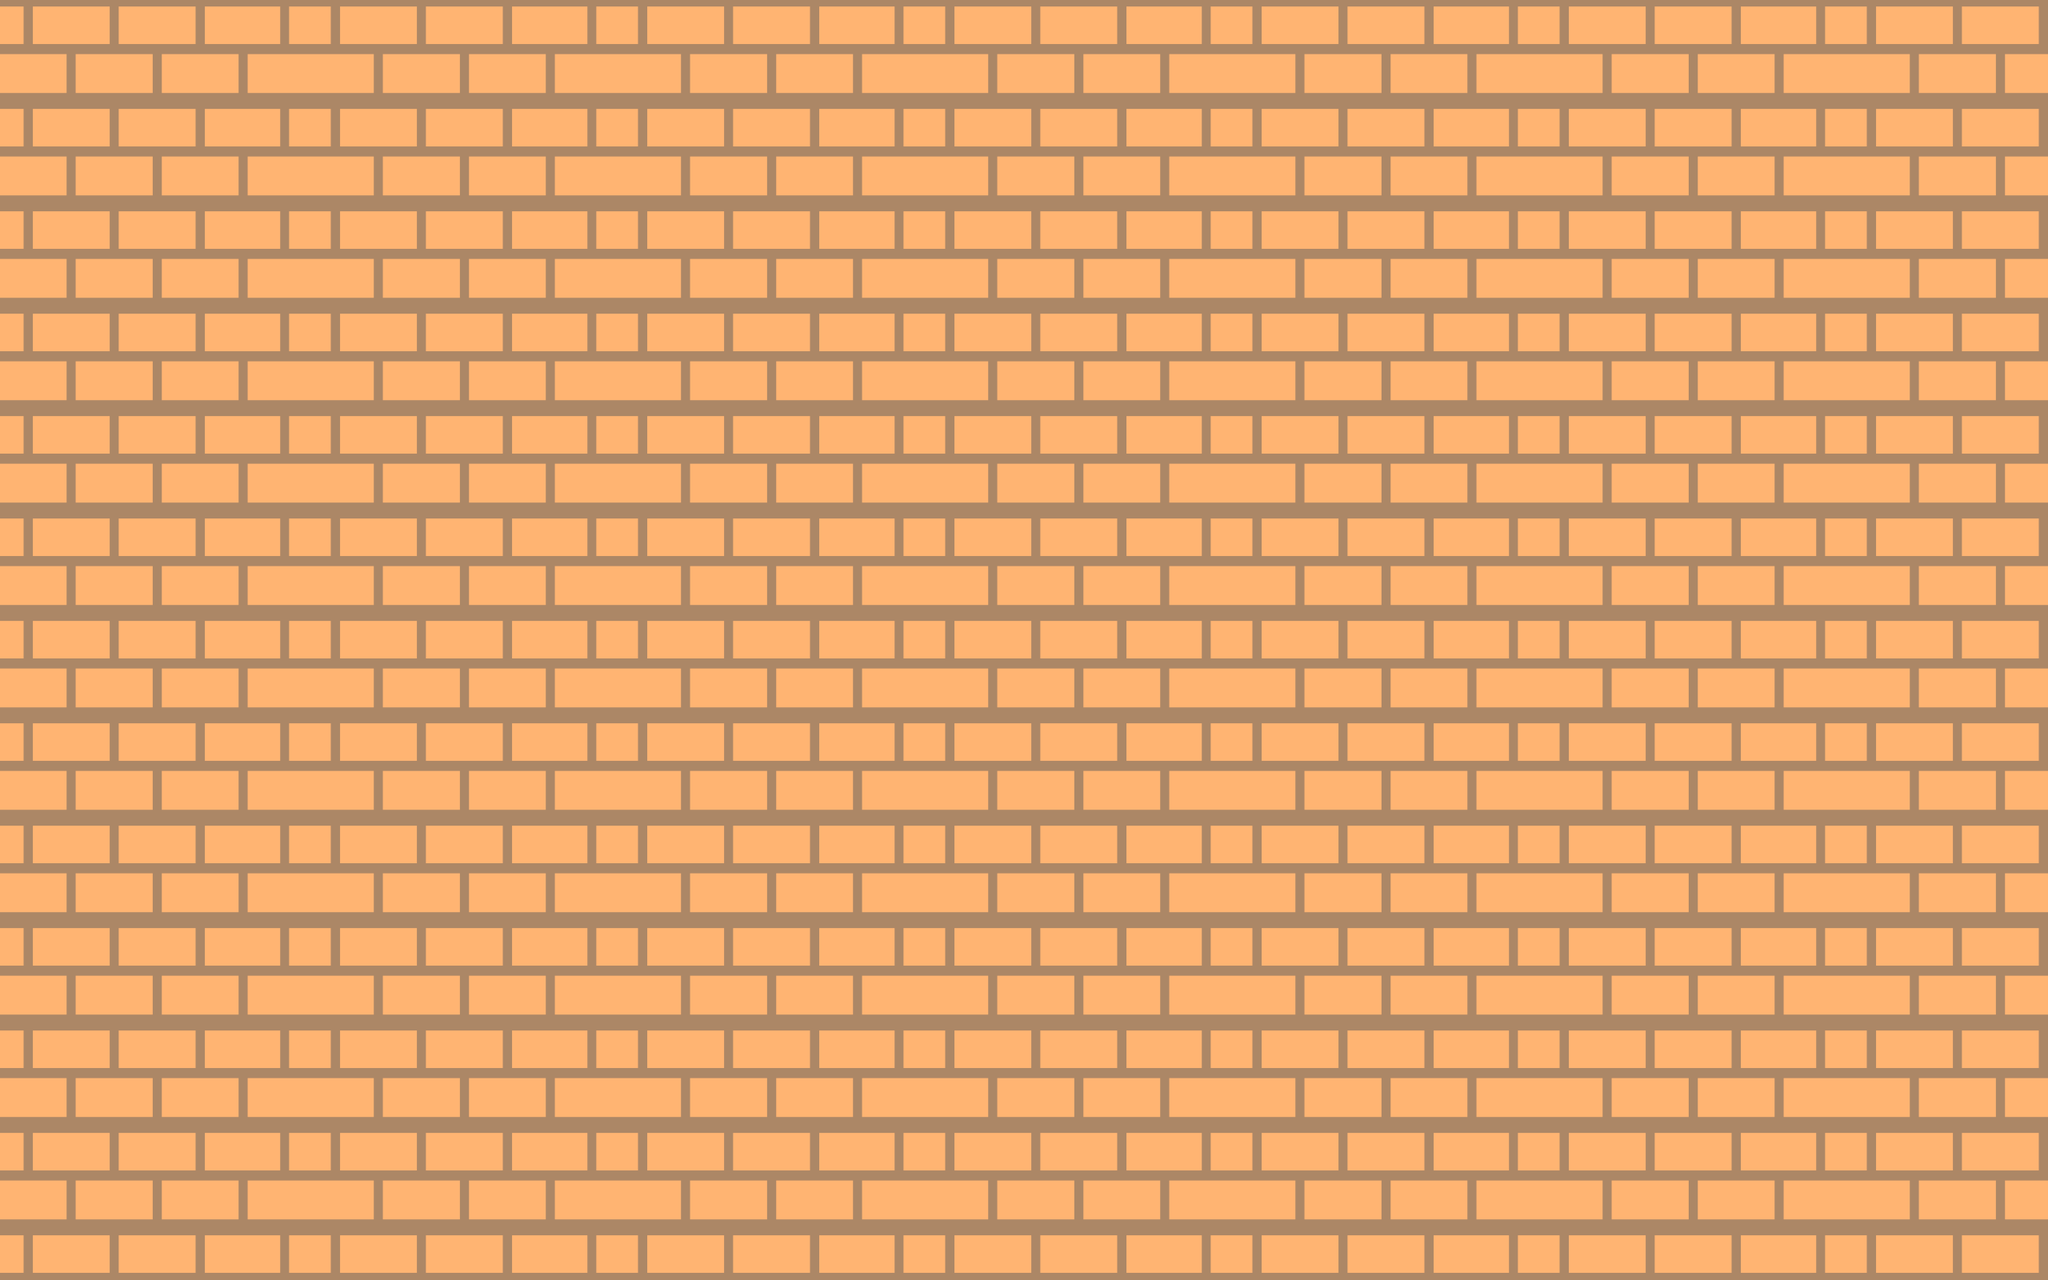

Below is a game level as drawn by its tile map, then a one-line description and the .tmx file that defines it, in full:
An orthogonal 40x25 tile map with 64x64 px tiles, 1 tile layer (Tile Layer 1).

<map version="1.0" tiledversion="1.0.3" orientation="orthogonal" renderorder="right-up" width="40" height="25" tilewidth="64" tileheight="64" nextobjectid="1">
 <tileset firstgid="1" name="level3TileSet" tilewidth="64" tileheight="64" tilecount="510" columns="30">
  <image source="level3TileSet.png" width="1920" height="1151" />
 </tileset>
 <layer name="Tile Layer 1" width="40" height="25">
  <data encoding="csv">
81,82,83,84,85,86,81,82,83,84,85,86,81,82,83,84,85,86,81,82,83,84,85,86,81,82,83,84,85,86,81,82,83,84,85,86,81,82,83,84,
111,112,113,114,115,116,111,112,113,114,115,116,111,112,113,114,115,116,111,112,113,114,115,116,111,112,113,114,115,116,111,112,113,114,115,116,111,112,113,114,
81,82,83,84,85,86,81,82,83,84,85,86,81,82,83,84,85,86,81,82,83,84,85,86,81,82,83,84,85,86,81,82,83,84,85,86,81,82,83,84,
111,112,113,114,115,116,111,112,113,114,115,116,111,112,113,114,115,116,111,112,113,114,115,116,111,112,113,114,115,116,111,112,113,114,115,116,111,112,113,114,
81,82,83,84,85,86,81,82,83,84,85,86,81,82,83,84,85,86,81,82,83,84,85,86,81,82,83,84,85,86,81,82,83,84,85,86,81,82,83,84,
111,112,113,114,115,116,111,112,113,114,115,116,111,112,113,114,115,116,111,112,113,114,115,116,111,112,113,114,115,116,111,112,113,114,115,116,111,112,113,114,
81,82,83,84,85,86,81,82,83,84,85,86,81,82,83,84,85,86,81,82,83,84,85,86,81,82,83,84,85,86,81,82,83,84,85,86,81,82,83,84,
111,112,113,114,115,116,111,112,113,114,115,116,111,112,113,114,115,116,111,112,113,114,115,116,111,112,113,114,115,116,111,112,113,114,115,116,111,112,113,114,
81,82,83,84,85,86,81,82,83,84,85,86,81,82,83,84,85,86,81,82,83,84,85,86,81,82,83,84,85,86,81,82,83,84,85,86,81,82,83,84,
111,112,113,114,115,116,111,112,113,114,115,116,111,112,113,114,115,116,111,112,113,114,115,116,111,112,113,114,115,116,111,112,113,114,115,116,111,112,113,114,
81,82,83,84,85,86,81,82,83,84,85,86,81,82,83,84,85,86,81,82,83,84,85,86,81,82,83,84,85,86,81,82,83,84,85,86,81,82,83,84,
111,112,113,114,115,116,111,112,113,114,115,116,111,112,113,114,115,116,111,112,113,114,115,116,111,112,113,114,115,116,111,112,113,114,115,116,111,112,113,114,
81,82,83,84,85,86,81,82,83,84,85,86,81,82,83,84,85,86,81,82,83,84,85,86,81,82,83,84,85,86,81,82,83,84,85,86,81,82,83,84,
111,112,113,114,115,116,111,112,113,114,115,116,111,112,113,114,115,116,111,112,113,114,115,116,111,112,113,114,115,116,111,112,113,114,115,116,111,112,113,114,
81,82,83,84,85,86,81,82,83,84,85,86,81,82,83,84,85,86,81,82,83,84,85,86,81,82,83,84,85,86,81,82,83,84,85,86,81,82,83,84,
111,112,113,114,115,116,111,112,113,114,115,116,111,112,113,114,115,116,111,112,113,114,115,116,111,112,113,114,115,116,111,112,113,114,115,116,111,112,113,114,
81,82,83,84,85,86,81,82,83,84,85,86,81,82,83,84,85,86,81,82,83,84,85,86,81,82,83,84,85,86,81,82,83,84,85,86,81,82,83,84,
111,112,113,114,115,116,111,112,113,114,115,116,111,112,113,114,115,116,111,112,113,114,115,116,111,112,113,114,115,116,111,112,113,114,115,116,111,112,113,114,
81,82,83,84,85,86,81,82,83,84,85,86,81,82,83,84,85,86,81,82,83,84,85,86,81,82,83,84,85,86,81,82,83,84,85,86,81,82,83,84,
111,112,113,114,115,116,111,112,113,114,115,116,111,112,113,114,115,116,111,112,113,114,115,116,111,112,113,114,115,116,111,112,113,114,115,116,111,112,113,114,
81,82,83,84,85,86,81,82,83,84,85,86,81,82,83,84,85,86,81,82,83,84,85,86,81,82,83,84,85,86,81,82,83,84,85,86,81,82,83,84,
111,112,113,114,115,116,111,112,113,114,115,116,111,112,113,114,115,116,111,112,113,114,115,116,111,112,113,114,115,116,111,112,113,114,115,116,111,112,113,114,
81,82,83,84,85,86,81,82,83,84,85,86,81,82,83,84,85,86,81,82,83,84,85,86,81,82,83,84,85,86,81,82,83,84,85,86,81,82,83,84,
111,112,113,114,115,116,111,112,113,114,115,116,111,112,113,114,115,116,111,112,113,114,115,116,111,112,113,114,115,116,111,112,113,114,115,116,111,112,113,114,
81,82,83,84,85,86,81,82,83,84,85,86,81,82,83,84,85,86,81,82,83,84,85,86,81,82,83,84,85,86,81,82,83,84,85,86,81,82,83,84
</data>
 </layer>
</map>
